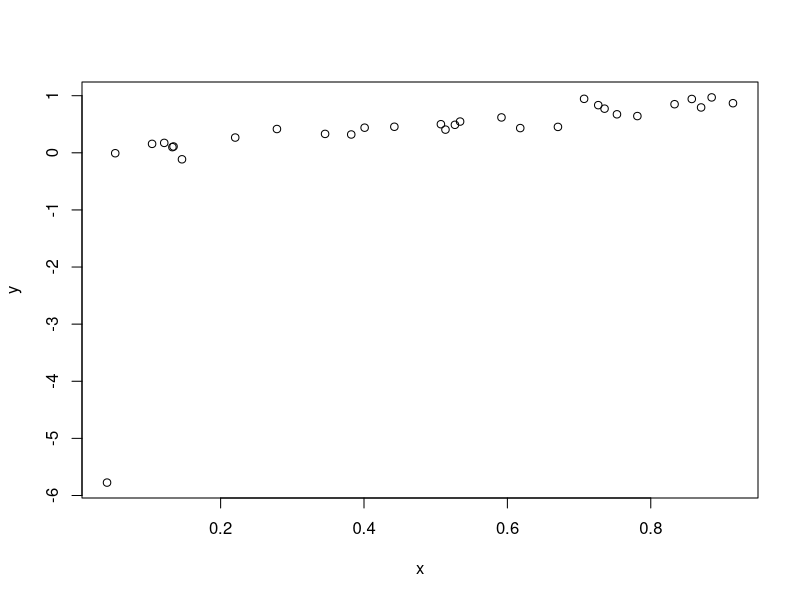
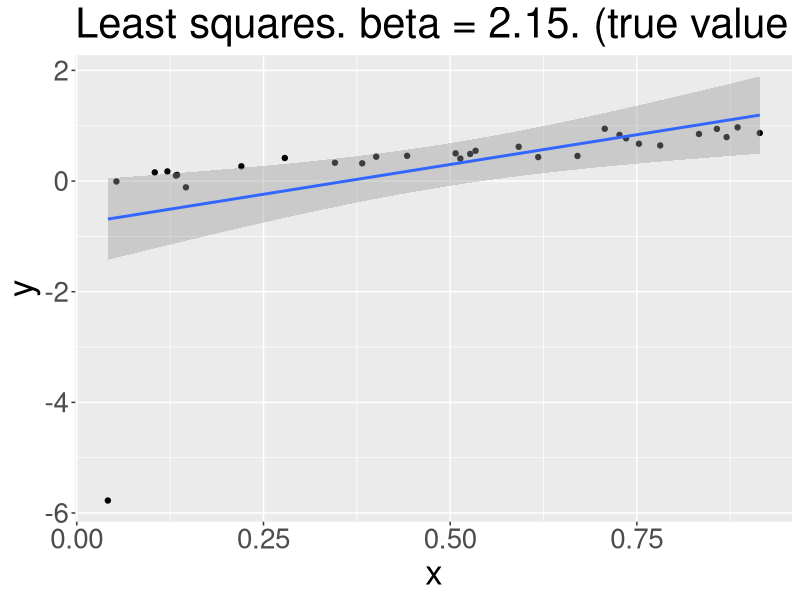
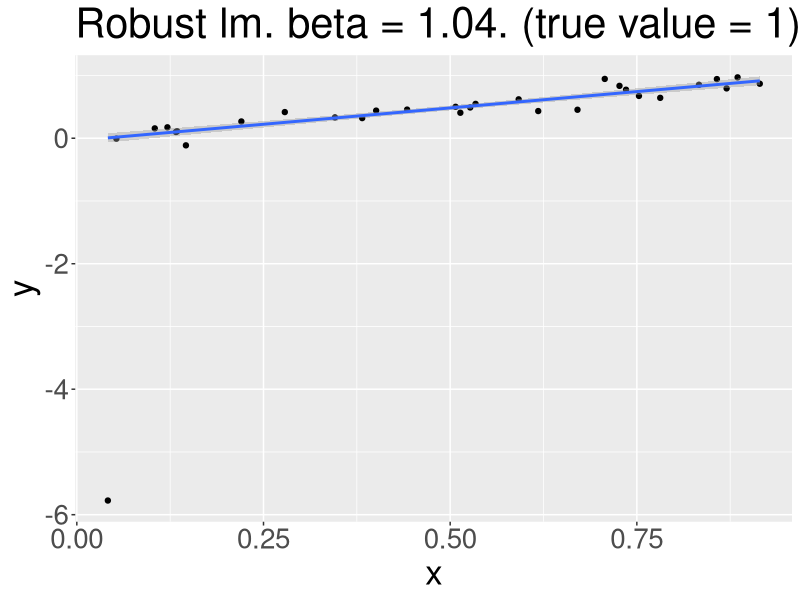
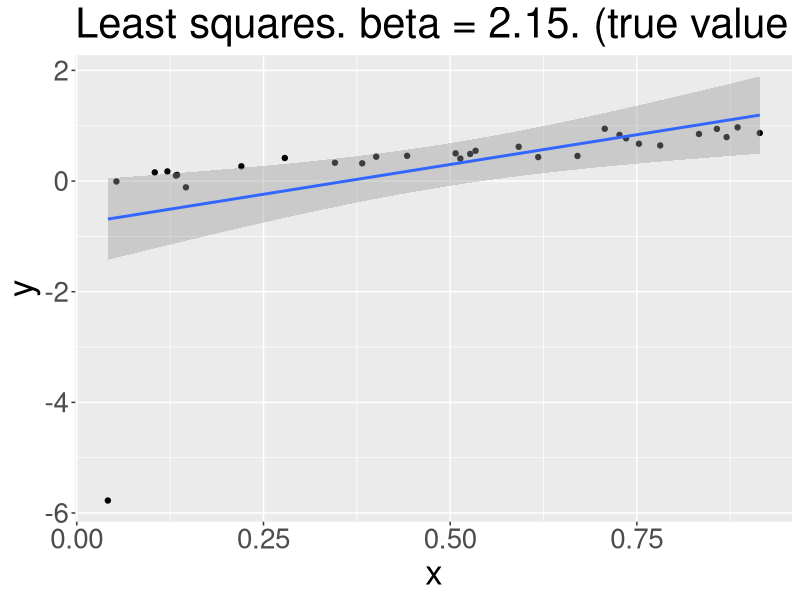
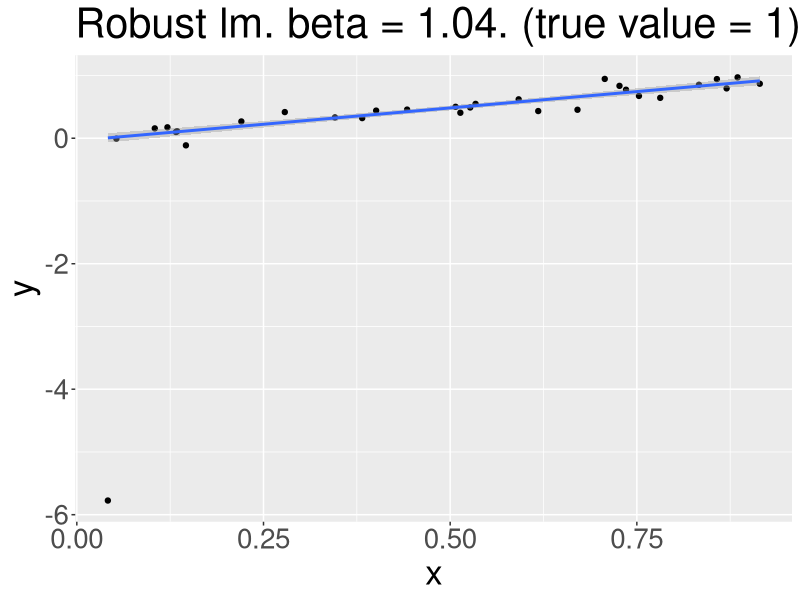

Here is the R script that generated these plots, in order:



# Compare robust and normal linear regression.

library(ggplot2)
library(MASS)

set.seed(11982)

# Create data.
N <- 30
x <- runif(N)
y <- x + rnorm(N, 0, 0.1)

y[which.min(x)] <- y[which.min(x)] - 6

plot(y ~ x)

d <- data.frame(y, x)

lm <- lm(y ~ x, d)
lmt <- paste0('Least squares. beta = ', round(lm$coefficients[2], 2), '. (true value = 1)')

ggplot(d, aes(x, y)) + 
    geom_point() + 
    geom_smooth(method = 'lm') + 
    ggtitle(lmt) +
    theme(text = element_text(size=25))
ggsave('lm.png')


rlm <- rlm(y ~ x, d)
rlmt <- paste0('Robust lm. beta = ', round(rlm$coefficients[2], 2), '. (true value = 1)')

ggplot(d, aes(x, y)) + 
    geom_point() + 
    geom_smooth(method = 'rlm') + 
    ggtitle(rlmt) +
    theme(text = element_text(size=25))
ggsave('rlm.png')



